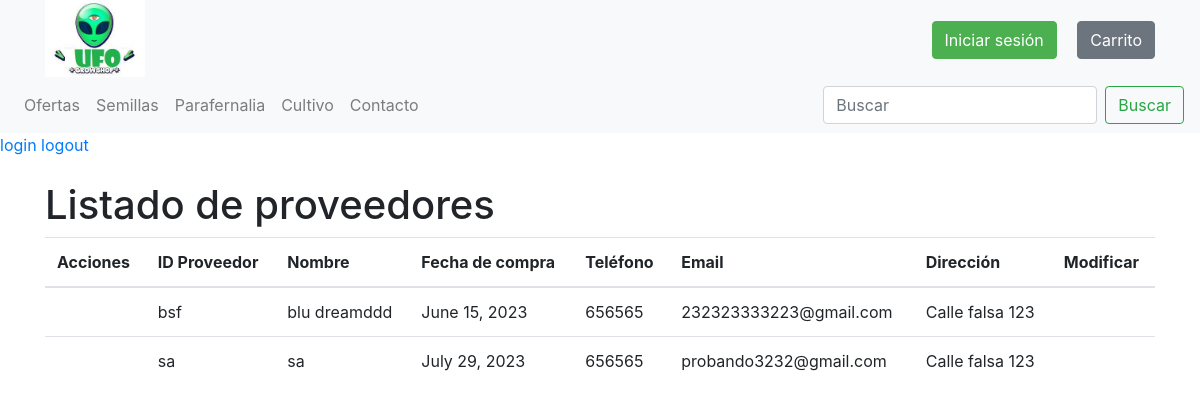
The page /modificar-proveedor/ on the database its author committed.
### store/models.py (models this page shows, shortened)
class Proveedor(models.Model):
    id_prov = models.CharField(primary_key=True, max_length=10)
    nombre = models.CharField(max_length=20)
    id_cat_prove = models.ForeignKey(CatProve, on_delete=models.CASCADE, related_name='proveedores')
    fecha_compra = models.DateField(blank=False, null=False)
    telefono = models.CharField(max_length=45)
    email = models.EmailField(unique=True, max_length=100, blank=True, null=True)
    direccion = models.CharField(max_length=50, blank=True, null=True)

### store/views.py (the view)
# urls.py: path('modificar-proveedor/', views.modificar_proveedor, name='modificar_proveedor'),
def modificar_proveedor(request):
    if request.method == "POST":
        id_prov = request.POST["id_prov"]
        nombre = request.POST["nombre"]
        fecha_compra = request.POST["fecha_compra"]
        telefono = request.POST["telefono"]
        email = request.POST["email"]
        direccion = request.POST["direccion"]
        try:
            proveedor = Proveedor.objects.get(id_prov=id_prov)
            proveedor.nombre = nombre
            proveedor.fecha_compra = fecha_compra
            proveedor.telefono = telefono
            proveedor.email = email
            proveedor.direccion = direccion
            proveedor.save()
            mensaje = "Se actualizó el proveedor"
            lista_proveedores = Proveedor.objects.all()
            context = {"proveedores": lista_proveedores, "mensaje": mensaje}
            return render(request, 'store/panel.html', context)
        except Proveedor.DoesNotExist:
            mensaje = "El proveedor NO existe"
            lista_proveedores = Proveedor.objects.all()
            context = {"proveedores": lista_proveedores, "mensaje": mensaje}
            return render(request, 'store/panel.html', context)
    else:
        lista_proveedores = Proveedor.objects.all()
        context = {"proveedores": lista_proveedores}
        return render(request, 'store/panel.html', context)

### store/context_processor.py (called while the page is built, shortened)
def total_carrito(request):
    total = Decimal('0.00')
    return {"total_carrito": total}

### store/templates/store/panel.html (shortened to what this page needs)
{% load static %}
<!DOCTYPE html>
<html lang="en">
<head>
    <link rel="stylesheet" href="{% static 'css/style.css' %}">
    <link rel="stylesheet" href="https://maxcdn.bootstrapcdn.com/bootstrap/4.0.0/css/bootstrap.min.css">
</head>
<body>
    <header class="bg-light">
        <div class="container">
            <div class="row justify-content-between align-items-center">
                <div class="col-auto">
                    <a href="{% url 'index' %}">
                        <img src="{% static 'img/icono.png' %}">
                    </a>
                </div>
                <div class="col-auto">
                    <a href="{% url 'login' %}" class="btn btn-primary mr-3">Iniciar sesión</a>
                    <a href="{% url 'carrito' %}" class="btn btn-secondary">Carrito</a>
                </div>
            </div>
        </div>
    </header>
    <nav class="navbar navbar-expand-lg navbar-light bg-light">
        <div class="collapse navbar-collapse" id="collapsibleNavbar">
            <ul class="navbar-nav mr-auto">
                <li class="nav-item">
                    <a class="nav-link" href="{% url 'ofertas' %}">Ofertas</a>
                </li>
                <li class="nav-item">
                    <a class="nav-link" href="{% url 'semillas' %}">Semillas</a>
                </li>
                <li class="nav-item">
                    <a class="nav-link" href="{% url 'parafernalia' %}">Parafernalia</a>
                </li>
                <li class="nav-item">
                    <a class="nav-link" href="{% url 'cultivo' %}">Cultivo</a>
                </li>
                <li class="nav-item">
                    <a class="nav-link" href="{% url 'contacto' %}">Contacto</a>
                </li>
            </ul>
            <form class="form-inline my-2 my-lg-0">
                <input class="form-control mr-sm-2" type="search" placeholder="Buscar" aria-label="Search">
                <button class="btn btn-outline-success my-2 my-sm-0" type="submit">Buscar</button>
            </form>
        </div>
    </nav>
    {% if user.is_authenticated %}
    {{user.username}}
    {% else %}
        <a href="{% url 'login' %}">login</a>
    {% endif %}
    <a href="{% url 'logout' %}">logout</a>
    <div class="container mt-4">
        <h1>Listado de proveedores</h1>
        <table class="table">
            <thead>
                <tr>
                    <th scope="col">Acciones</th>
                    <th scope="col">ID Proveedor</th>
                    <th scope="col">Nombre</th>
                    <th scope="col">Fecha de compra</th>
                    <th scope="col">Teléfono</th>
                    <th scope="col">Email</th>
                    <th scope="col">Dirección</th>
                    <th scope="col">Modificar</th>
                </tr>
            </thead>
            <tbody>
                {% for proveedor in proveedores %}
                <tr>
                    <td>
                    </td>
                    <td>{{ proveedor.id_prov }}</td>
                    <td>{{ proveedor.nombre }}</td>
                    <td>{{ proveedor.fecha_compra }}</td>
                    <td>{{ proveedor.telefono }}</td>
                    <td>{{ proveedor.email }}</td>
                    <td>{{ proveedor.direccion }}</td>
                    <td>
                    </td>
                </tr>
                {% endfor %}
            </tbody>
        </table>
    </div>
</body>
</html>

### store/static/css/style.css (style rules this page uses)
@media only screen and (min-width: 768px) { header .col-auto:first-child { margin-right: 0px; } }
@media only screen and (min-width: 768px) { header img { width: 100px; height: auto; float: left } }
@media only screen and (min-width: 768px) { header { height: 77px; } }
.navbar { background-color: #f8f8ff; }
@media only screen and (min-width: 600px) { img { width: 80%; } }
@media only screen and (min-width: 768px) { img { width: 90%; } }
@media only screen and (min-width: 992px) { img { width: 100%; } }
@media only screen and (min-width: 1200px) { img { width: 200%; } }
form { display: flex; flex-direction: column; }
.btn.btn-primary { background-color: #4CAF50; border-color: #4CAF50; }

### rows shown on the page
Proveedor: id_prov "bsf", nombre "blu dreamddd", fecha_compra "June 15, 2023", telefono "656565", email "232323333223@gmail.com", direccion "Calle falsa 123"
Proveedor: id_prov "sa", nombre "sa", fecha_compra "July 29, 2023", telefono "656565", email "probando3232@gmail.com", direccion "Calle falsa 123"
